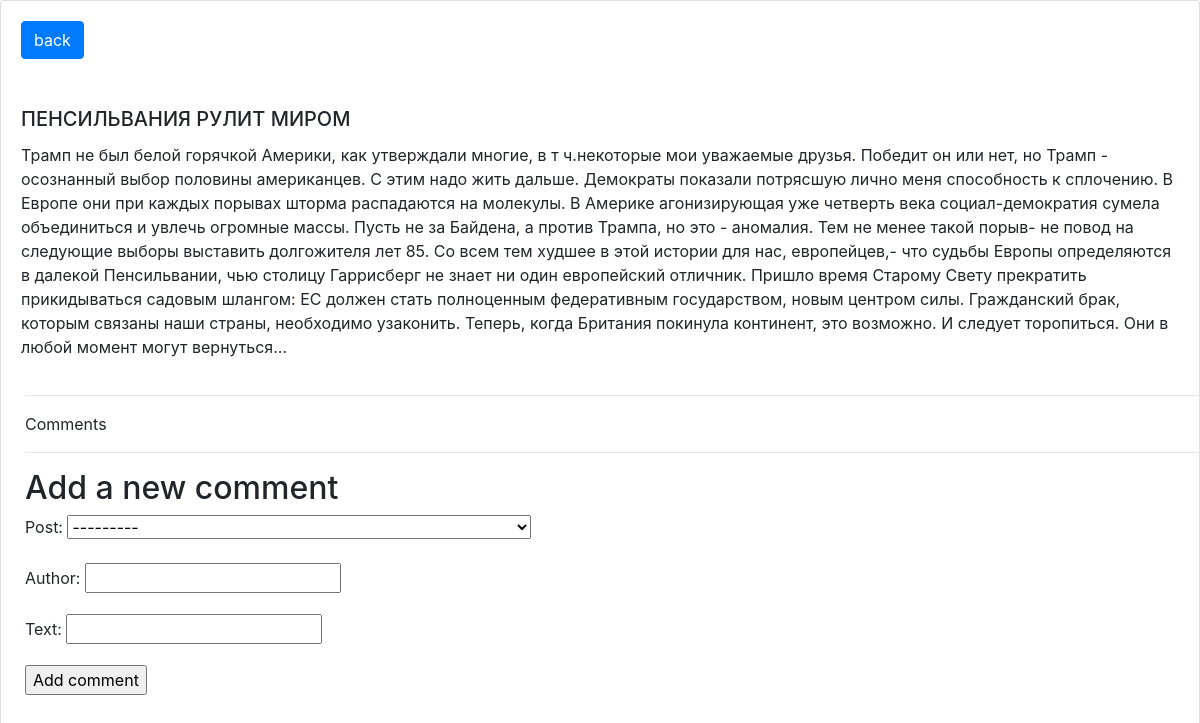
Screenshot of /post_details/pennsylvania/ with the database file from the repository.
### posts/models.py (models this page shows, shortened)
class Post(models.Model):
    title = models.CharField(max_length=150)
    text = models.TextField(blank=True)
    pub_date = models.DateTimeField(auto_now_add=True)
    slug = models.SlugField(max_length=50, unique=True)
    tags = models.ManyToManyField('Tag', blank=True, related_name='posts')
    def __str__(self):
        return self.title
    class Meta:
        ordering = ['-pub_date']
        verbose_name = 'пост'
        verbose_name_plural = 'посты'

### posts/views.py (the view)
# urls.py: path('post_details/<str:slug>/', views.post_details, name='post_details_url'),
def post_details(request, slug):
    post = get_object_or_404(Post, slug__iexact=slug)
    comments = post.comments.all()
    if request.method == 'POST':
        comment_form = CommentForm(data=request.POST)
        if comment_form.is_valid():
            new_comment = comment_form.save(commit=False)
            new_comment.post = post
            new_comment.save()
    else:
        comment_form = CommentForm()
    return render(request, 'post_details.html', context={'post': post,
                                                         'comments': comments,
                                                         'comment_form': comment_form})

### posts/forms.py
class CommentForm(forms.ModelForm):
    class Meta:
        model = Comment
        fields = ('post', 'author', 'text')

### templates/post_details.html (shortened to what this page needs)
<!DOCTYPE html>
<html lang="en">
<head>
    <link rel="stylesheet" href="https://stackpath.bootstrapcdn.com/bootstrap/4.3.1/css/bootstrap.min.css">
</head>
<body>
<div class="card" style="width: 100%;">
    <div class="card-body">
        <a class="btn btn-primary" href="{% url 'posts' %}" role="button">back</a>
        <br>
        <br>
        <br>
        <h5 class="card-title">{{post.title}}</h5>
        <p class="card-text">{{post.text}}</p>
    </div>
    <div class="comments">
        <hr>
        <p>Comments</p>
        <hr>
        {% if new_comment %}
            <h2>Your comment has been added.</h2>
        {% else %}
            <h2>Add a new comment</h2>
            <form action="." method="post">
                {{ comment_form.as_p }}
                <p><input type="submit" value="Add comment"></p>
            </form>
        {% endif %}
    </div>
</div>
</body>
</html>

### templates/post_details.html (style rules this page uses)
.comments { margin-left:2%; margin-bottom:2%; }

### rows the page displays
Post: title "ПЕНСИЛЬВАНИЯ РУЛИТ МИРОМ", text "Трамп не был белой горячкой Америки, как утверждали многие, в т ч.некоторые мои уважаемые друзья. Победит он или нет, но Трамп - осознанный выбор половины американцев. С этим надо жить дальше. Демократы показали потрясшую лично меня способность к сплочению. В Европе они при каждых порывах шторма распадаются на молекулы. В Америке агонизирующая уже четверть века социал-демократия сумела объединиться и увлечь огромные массы. Пусть не за Байдена, а против Трампа, но это - аномалия. Тем не менее такой порыв- не повод на следующие выборы выставить долгожителя лет 85. Со всем тем худшее в этой истории для нас, европейцев,- что судьбы Европы определяются в далекой Пенсильвании, чью столицу…"
